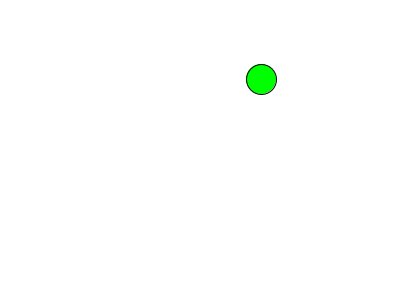
Frame 1 (no input)
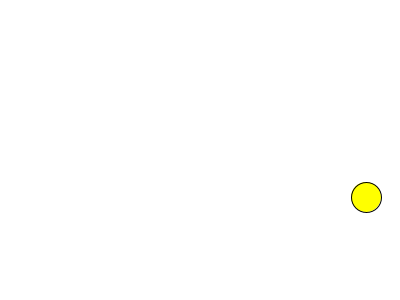
Frame 60 (the mouse pressed at the canvas centre just before this capture)
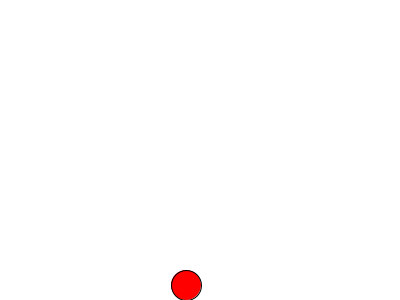
Frame 120 (the mouse held since frame 60 and released just before this capture)

The Processing sketch that drew these frames (run headless with seeded random() and noise(); from frame 60 on, the mouse is pressed at the canvas centre):

// Processing sketch: basic_ColorfulBall
// ── basic_ColorfulBall.pde
//basic_ColorfulBall
//make a color ball
//2022/05/16
//1-4-45 Taiyu Honma

void setup()
{
  size(400,300);
}
int x = (int)random(0,400);
int y = (int)random(0,300);
int dx = 3;
int dy = 2;
int colornum = 0;
void draw(){
  background(255);
  x += dx;
  y += dy;
  if(x > 400 || x < 0){
    dx*=-1;
    colornum++;
  }
  if(y > 300 || y < 0){
    dy*=-1;
    colornum++;
  }
  if(colornum % 3 == 0){
    fill(0,255,0);
  }
  if(colornum % 3 == 1){
    fill(255,255,0);
  }
  if(colornum % 3 == 2){
    fill(255,0,0);
  }
  ellipse(x,y,30,30);
}
